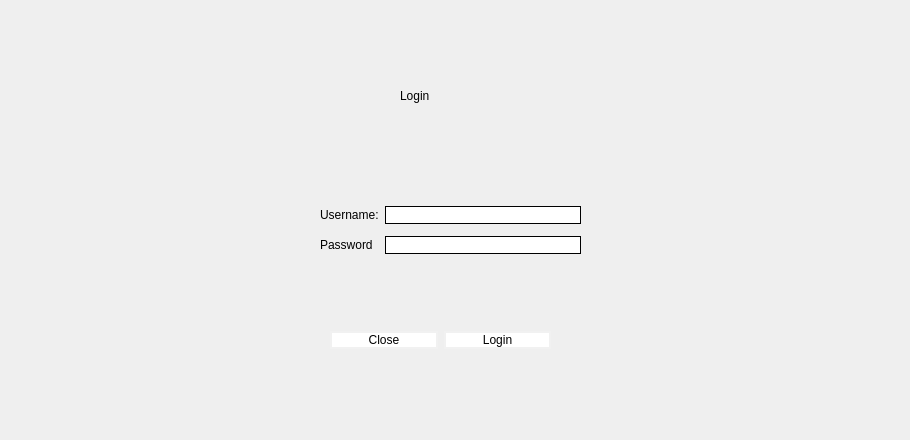
    <widget class="QWidget" name="login_2">
     <widget class="QWidget" name="login_page" native="true">
      <property name="geometry">
       <rect>
        <x>50</x>
        <y>30</y>
        <width>851</width>
        <height>401</height>
       </rect>
      </property>
      <property name="styleSheet">
       <string notr="true">color:black;</string>
      </property>
      <widget class="QLabel" name="label">
       <property name="geometry">
        <rect>
         <x>350</x>
         <y>40</y>
         <width>111</width>
         <height>51</height>
        </rect>
       </property>
       <property name="styleSheet">
        <string notr="true">color:balck;
font: 600 28pt &quot;Segoe UI Semibold&quot;;</string>
       </property>
       <property name="text">
        <string>Login</string>
       </property>
      </widget>
      <widget class="QWidget" name="gridLayoutWidget">
       <property name="geometry">
        <rect>
         <x>270</x>
         <y>170</y>
         <width>261</width>
         <height>61</height>
        </rect>
       </property>
       <layout class="QGridLayout" name="gridLayout">
        <item row="1" column="0">
         <widget class="QLabel" name="label_3">
          <property name="text">
           <string>Password</string>
          </property>
         </widget>
        </item>
        <item row="0" column="0">
         <widget class="QLabel" name="label_2">
          <property name="text">
           <string>Username:</string>
          </property>
         </widget>
        </item>
        <item row="0" column="1">
         <widget class="QLineEdit" name="user_login">
          <property name="styleSheet">
           <string notr="true">border-style: solid;
border-width: 1px;
border-radius: 10px;</string>
          </property>
         </widget>
        </item>
        <item row="1" column="1">
         <widget class="QLineEdit" name="pass_login">
          <property name="styleSheet">
           <string notr="true">border-style: solid;
border-width: 1px;
border-radius: 10px;</string>
          </property>
          <property name="inputMask">
           <string/>
          </property>
          <property name="echoMode">
           <enum>QLineEdit::Password</enum>
          </property>
         </widget>
        </item>
       </layout>
      </widget>
      <widget class="QWidget" name="horizontalLayoutWidget">
       <property name="geometry">
        <rect>
         <x>280</x>
         <y>290</y>
         <width>221</width>
         <height>41</height>
        </rect>
       </property>
       <layout class="QHBoxLayout" name="horizontalLayout">
        <item>
         <widget class="QPushButton" name="close">
          <property name="styleSheet">
           <string notr="true">
.QPushButton{
background-color: rgb(255, 255, 255);
border: 2px solid #f1f1f1;
color:black;
border-radius:10px;
}

.QPushButton::hover{
color: black;
	background-color: rgb(162, 162, 162);
border: 2px solid #f1f1f1;
border-radius:10px;
}</string>
          </property>
          <property name="text">
           <string>Close</string>
          </property>
         </widget>
        </item>
        <item>
         <widget class="QPushButton" name="login">
          <property name="styleSheet">
           <string notr="true">
.QPushButton{
background-color: rgb(255, 255, 255);
border: 2px solid #f1f1f1;
color:black;
border-radius:10px;
}

.QPushButton::hover{
color: black;
	background-color: rgb(162, 162, 162);
border: 2px solid #f1f1f1;
border-radius:10px;
}</string>
          </property>
          <property name="text">
           <string>Login</string>
          </property>
         </widget>
        </item>
       </layout>
      </widget>
     </widget>
    </widget>
